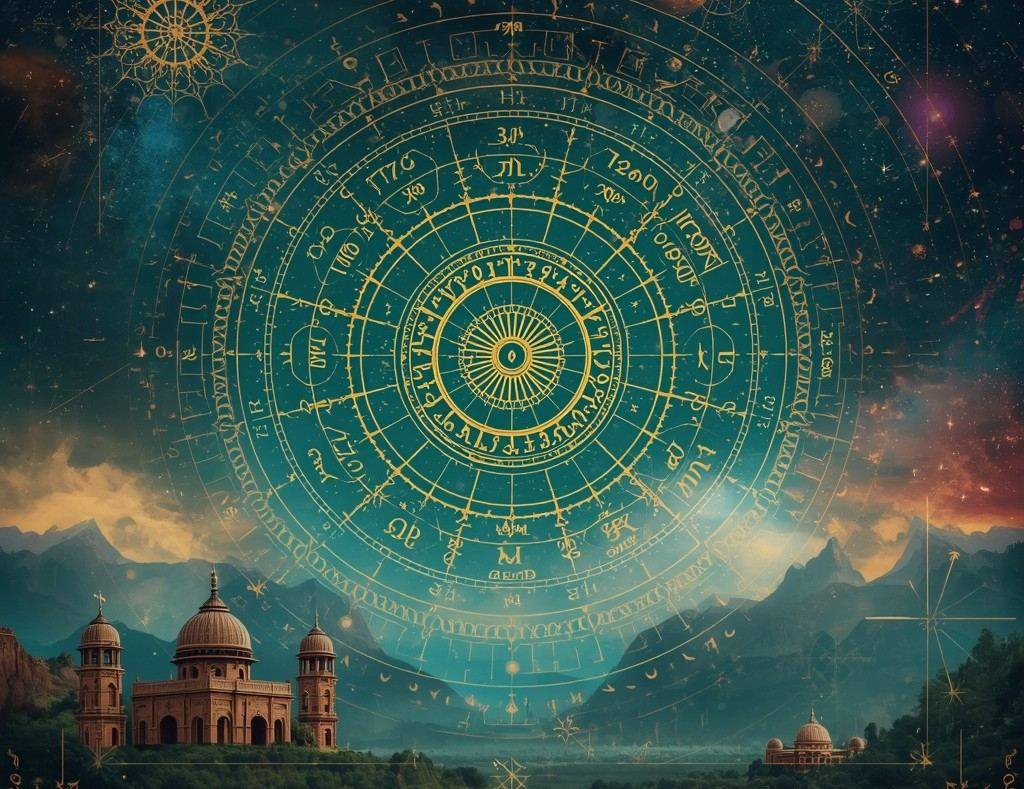
#> input picture backgrounds/bg-jyotish.jpg, 1024 x 789 px, found by its file name
$ python make_images.py
#> lines starting #> are read from the running program, lines starting #| are printed output that depends on the picture
from PIL import Image, ImageDraw, ImageFont, ImageFilter
import os, sys
sys.path.insert(0, '/home/ubuntu/drafts')

IMG = '/home/ubuntu/repos/libertas-jyotish/img'
OUT = '/home/ubuntu/drafts/etsy/images'
PAGES = '/home/ubuntu/drafts/etsy/pages'
EN = '/usr/share/fonts/truetype/dejavu/DejaVuSerif-Bold.ttf'
EN_R = '/usr/share/fonts/truetype/dejavu/DejaVuSerif.ttf'
JP = '/usr/share/fonts/opentype/ipafont-gothic/ipagp.ttf'
GOLD = (232, 205, 130)
WHITE = (240, 236, 226)
DIM = (190, 186, 176)
W, H = 2000, 1500
os.makedirs(OUT, exist_ok=True)


def F(p, s):
    return ImageFont.truetype(p, s)


def base(w=W, h=H):
#> called with w = 2000, h = 1500
    bg = Image.open(f'{IMG}/bg-jyotish.jpg').convert('RGB')
#> bg is the input picture: PIL image 1024x789 RGB; mean R, G, B 55.8, 84.1, 75.3
    s = max(w / bg.width, h / bg.height)
#> s = 1.95
    bg = bg.resize((int(bg.width * s) + 1, int(bg.height * s) + 1), Image.LANCZOS)
#> bg: PIL image 2001x1542 RGB
    x = (bg.width - w) // 2
#> x = 0
    y = int((bg.height - h) * 0.35)
#> y = 14
    bg = bg.crop((x, y, x + w, y + h))
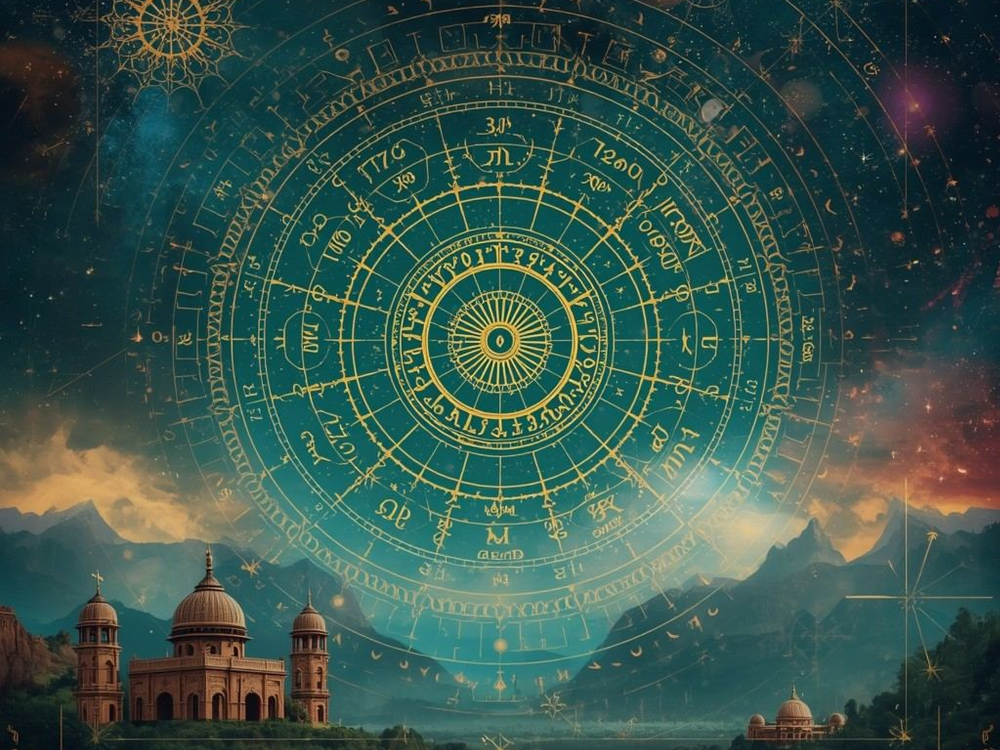
#> bg: PIL image 2000x1500 RGB (shown at 1/2 size); mean R, G, B 56.5, 85.2, 76.2
    grad = Image.new('L', (1, h))
    for i in range(h):
        grad.putpixel((0, i), int(110 + 90 * (i / h)))
    grad = grad.resize((w, h))
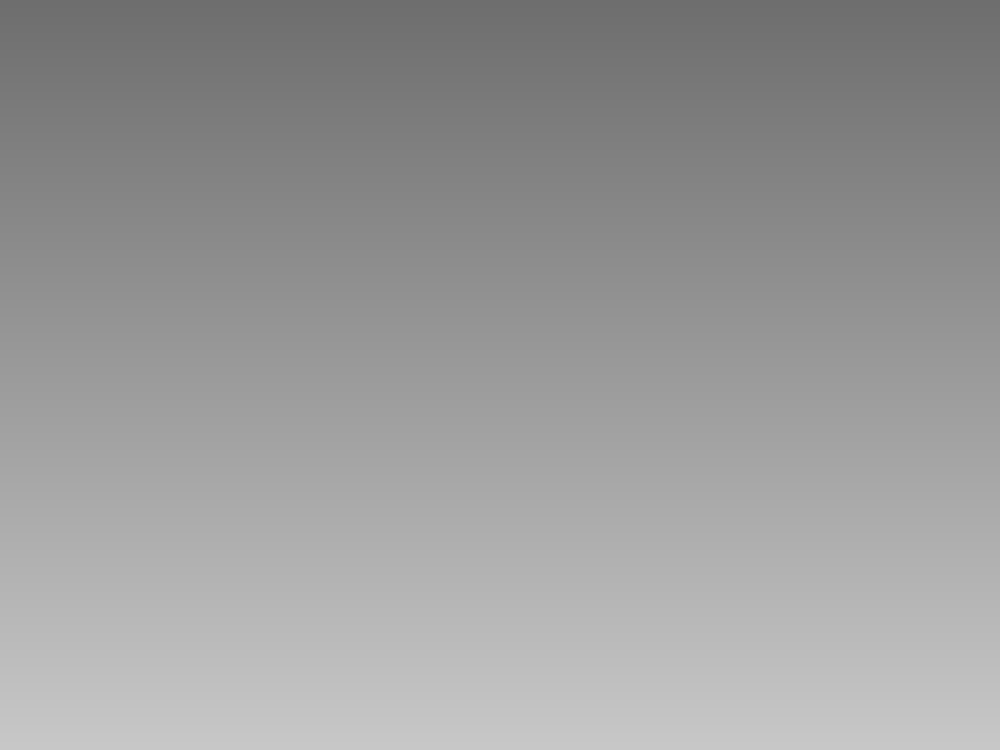
#> grad: PIL image 2000x1500 L (shown at 1/2 size); min 110, max 199, mean 154.5
    dark = Image.new('RGB', (w, h), (6, 22, 30))
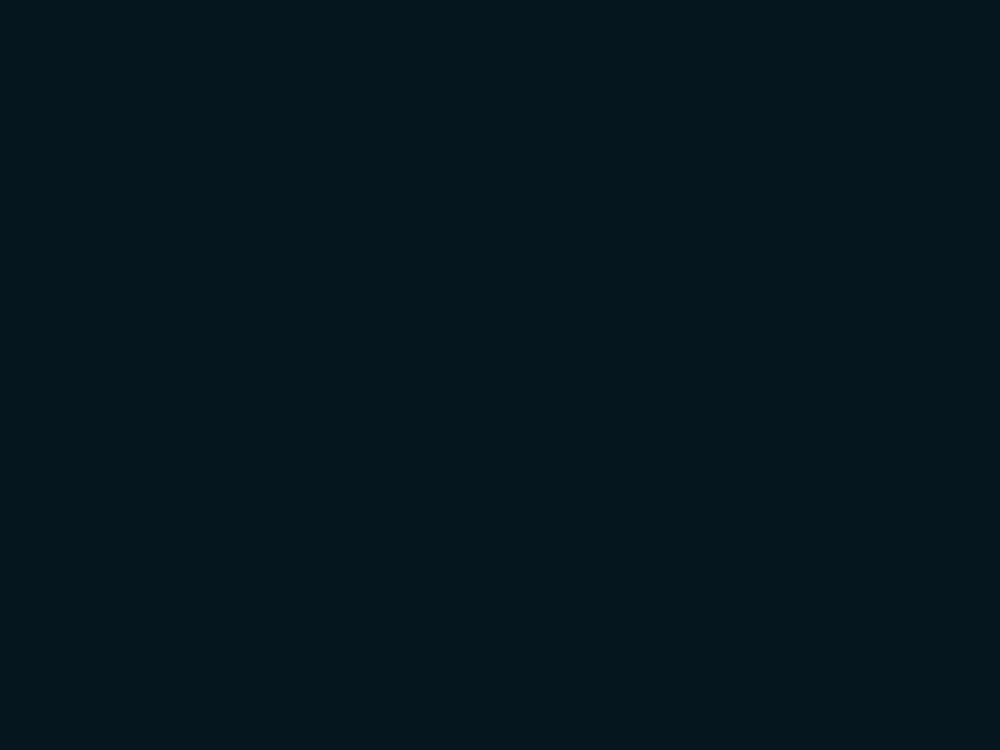
#> dark: PIL image 2000x1500 RGB (shown at 1/2 size); mean R, G, B 6, 22, 30
    bg = Image.composite(dark, bg, grad)
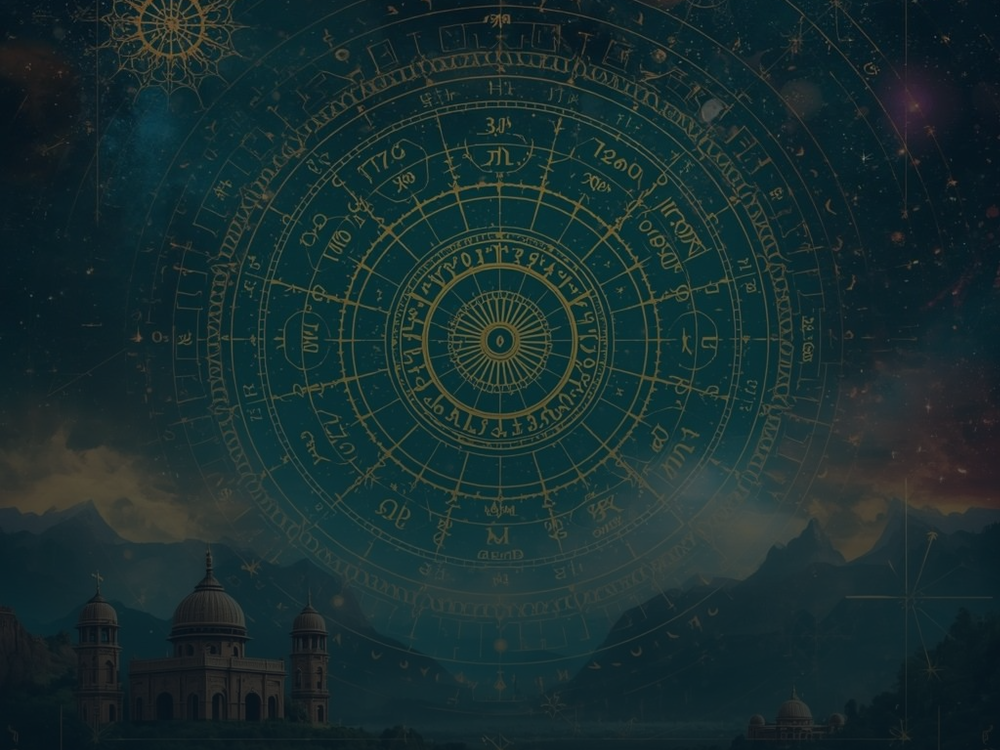
#> bg: PIL image 2000x1500 RGB (shown at 1/2 size); mean R, G, B 24.3, 45.4, 47
    return Image.blend(bg, dark, 0.2)


def brand(im, d, m):
#> (the run stopped early here; a loop or call above may not have finished)
